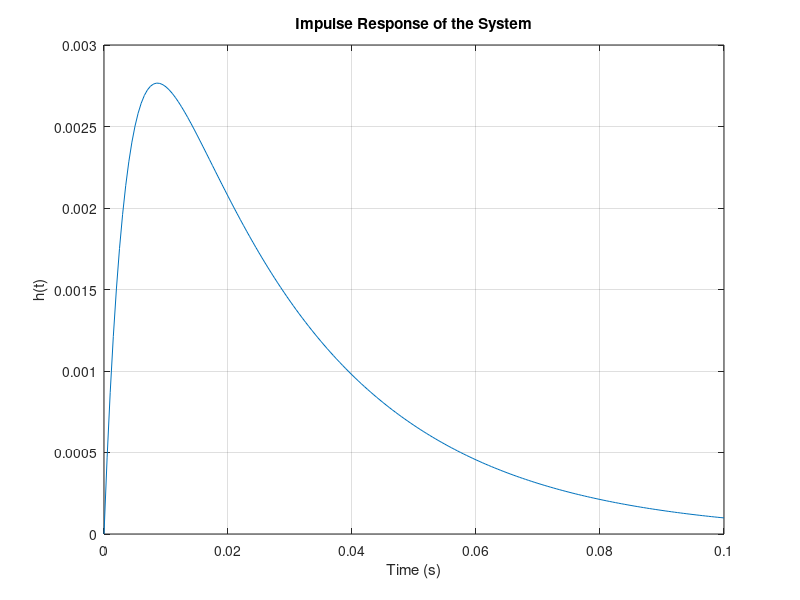

The MATLAB script that drew this image:
% L2_A2.m : Chapter 2, MATLAB Program 2
% Script M-file determines characteristic roots of op-amp circuit.

% Set component values:
R = [1e4, 1e4, 1e4]; C = [1e-6, 1e-6];
% Determine the coefficients for characteristic equation:
A = [1, (1/R(1)+1/R(2)+1/R(3))/C(2), 1/(R(1)*R(2)*C(1)*C(2))];
% Determine characteristic roots:
lambda = roots(A);

%The poly() function returns the coeffcieints of a polynomial that has its
%roots specified.
poly(lambda);

%Plotting the impulse response of the system for t=0 to t=0.1 with 0.0005
%increments
t = 0:0.0005:0.1;
h = @(t) -0.0045*exp(lambda(1).*t) + 0.0045*exp(lambda(2).*t);

plot(t,h(t))
title('Impulse Response of the System');
xlabel('Time (s)');
ylabel('h(t)');
grid on;